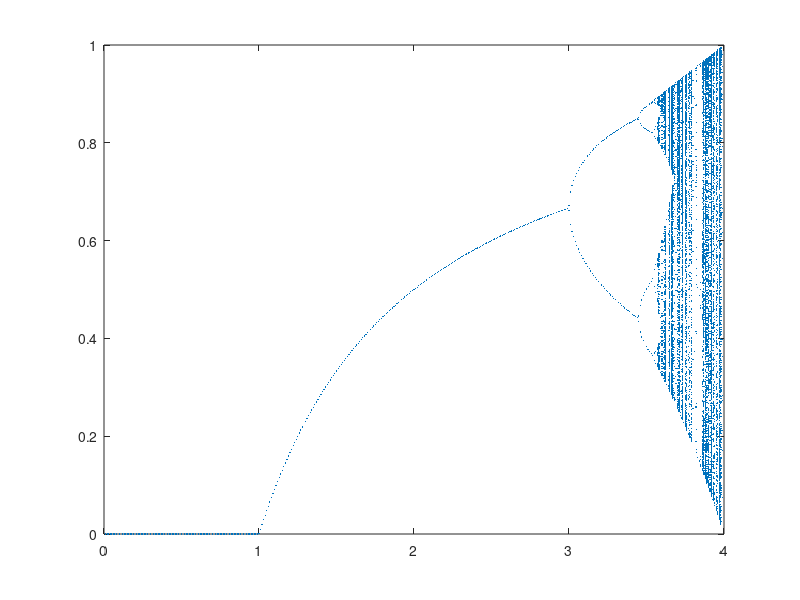

This figure's MATLAB source:
% Bifurcation diagram for Problem 3
% Written by Stacy Brenes 2/21/2019,
% With instruction from https://www.youtube.com/watch?v=_BvAkyuWhOI&t=513s

clear all;
close all;

xvals = []; 
for alpha = 0: 0.01: 4
    xold = 0.5; 
    for i = 1:2000
        xnew = ((xold - xold.^2).*alpha);
        xold = xnew; 
    end
    
    xss=xnew;
    
    for i = 1:1000
        xnew = ((xold - xold.^2).*alpha); 
        xold = xnew;
        xvals(1, length(xvals) + 1) = alpha ;
        xvals(2, length(xvals)) = xnew;
      
        if (abs(xnew -xss) < 0.001)
            break
        end 
    end
end

plot(xvals(1,:), xvals(2,:), '.', 'LineWidth', 0.1, 'MarkerSize', 1.2);
